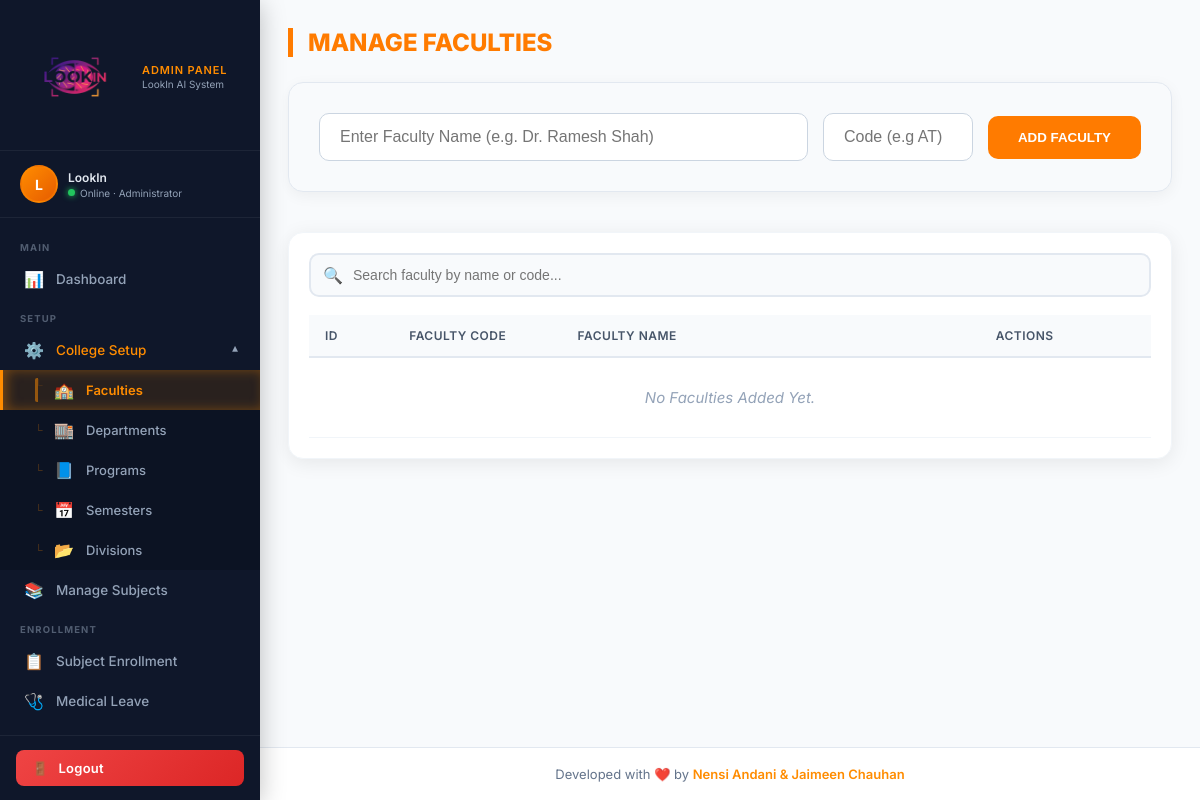
/faculties/ (signed in), run on an earlier commit of the app's database.
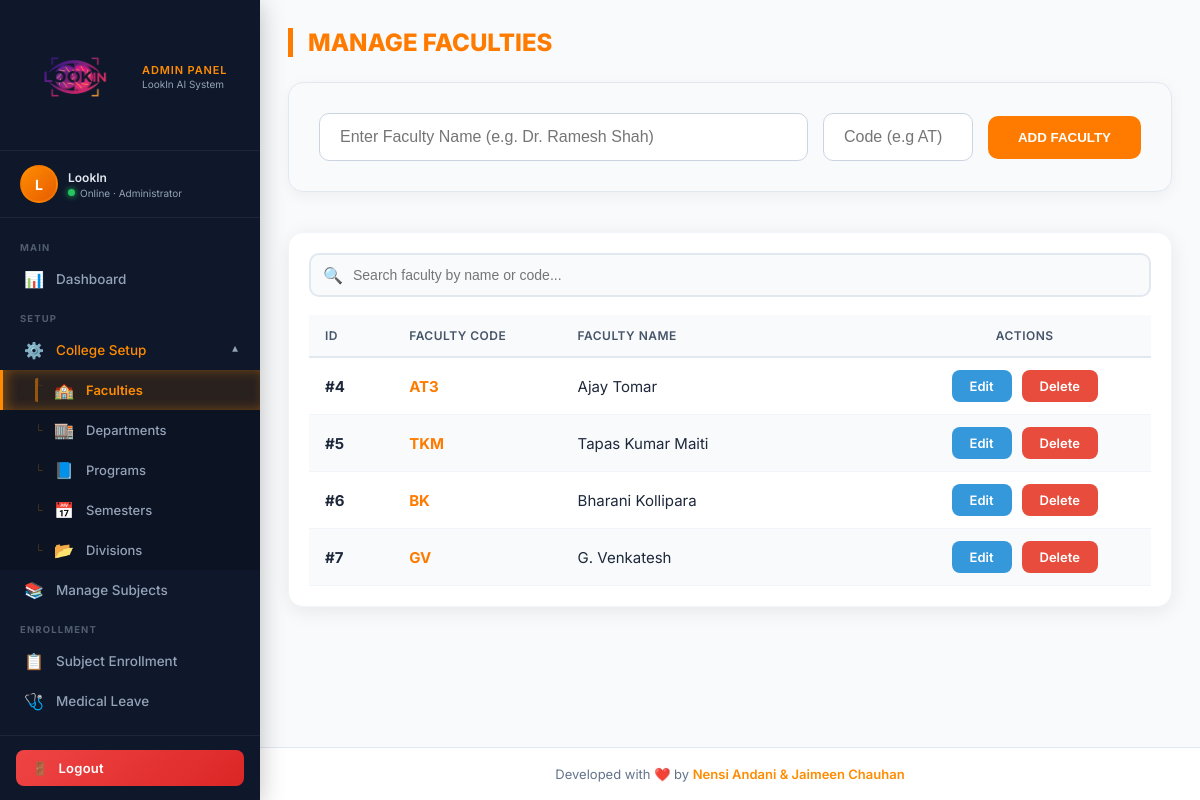
And on a later commit of the database.
### accounts/models.py (models this page shows, shortened)
class Faculty(models.Model):
    name = models.CharField(max_length=100)
    faculty_code = models.CharField(
        max_length=20, unique=True, null=True, blank=True,
        help_text="Short code e.g. AT, TKM, BK"
    )
    created_by = models.ForeignKey(User, on_delete=models.CASCADE, null=True, blank=True, related_name='created_facultys')

### accounts/views.py (the view)
# urls.py: path('faculties/', views.faculties, name='faculties'),
@user_passes_test(admin_check, login_url='admin_login')
@login_required
def faculties(request):
    if request.method == "POST":
        faculty_name = request.POST.get("faculty_name")
        faculty_code = request.POST.get("faculty_code", "").strip() or None
        if faculty_name:
            Faculty.objects.create(name=faculty_name, faculty_code=faculty_code, created_by=request.user)
        return redirect('faculties')
    return render(request, 'adminpanel/faculties.html', {'faculties': isolate_qs(request, Faculty.objects.all()).order_by('id')})

### accounts/views.py (called while the page is built)
def isolate_qs(request, qs):
    if not request.user.is_authenticated:
        return qs.none()
    if getattr(request.user, 'is_superuser', False):
        return qs
    return qs.filter(created_by=request.user)

def admin_check(user):
    return user.is_staff

### accounts/templates/adminpanel/faculties.html (shortened to what this page needs)
{% extends 'adminpanel/base.html' %}
{% block content %}
<h2 class="title">Manage Faculties</h2>
<div class="form-card">
    <form method="POST" action="{% if edit_faculty %}{% url 'edit_faculty' edit_faculty.id %}{% else %}{% url 'faculties' %}{% endif %}">
        <div class="form-group-flex">
            <input type="text" name="faculty_name"
                   placeholder="Enter Faculty Name (e.g. Dr. Ramesh Shah)"
                   value="{% if edit_faculty %}{{ edit_faculty.name }}{% endif %}"
                   required>
            <input type="text" name="faculty_code"
                   placeholder="Code (e.g AT)"
                   value="{% if edit_faculty %}{{ edit_faculty.faculty_code|default_if_none:'' }}{% endif %}"
                   style="max-width: 150px;">
            <button type="submit">
                {% if edit_faculty %}Update Faculty{% else %}Add Faculty{% endif %}
            </button>
        </div>
    </form>
</div>
<div class="table-card">
    <div class="search-wrapper">
        <input type="text" id="facultySearch"
               placeholder="Search faculty by name or code..."
               autocomplete="off">
        <span class="search-icon">🔍</span>
    </div>
    <table id="facultyTable">
        <thead>
            <tr>
                <th style="width: 10%;">ID</th>
                <th style="width: 20%;">Faculty Code</th>
                <th style="width: 40%;">Faculty Name</th>
                <th style="width: 30%; text-align: center;">Actions</th>
            </tr>
        </thead>
        <tbody id="facultyTbody">
            {% for faculty in faculties %}
            <tr class="faculty-row">
                <td><strong>#{{ faculty.id }}</strong></td>
                <td class="searchable-code" style="font-weight: 700; color: #ff7b00;">{{ faculty.faculty_code|default:"—" }}</td>
                <td class="searchable-name">{{ faculty.name }}</td>
                <td>
                    <div class="btn-group" style="justify-content: center;">
                        <a href="{% url 'edit_faculty' faculty.id %}" class="edit-btn">Edit</a>
                        <a href="{% url 'delete_faculty' faculty.id %}" class="delete-btn"
                           onclick="return confirm('Are you sure you want to delete this faculty?')">Delete</a>
                    </div>
                </td>
            </tr>
            {% empty %}
            <tr>
                <td colspan="4" class="empty-msg">No Faculties Added Yet.</td>
            </tr>
            {% endfor %}
        </tbody>
    </table>
</div>
{% endblock %}

### accounts/templates/adminpanel/base.html (shortened to what this page needs)
{% load static %}
<!DOCTYPE html>
<html lang="en">
<head>
</head>
<body>
<aside class="sidebar" id="sidebar">
    <a href="{% url 'admin_dashboard' %}" class="sidebar-logo">
        <img src="{% static 'img/logo2.png' %}" alt="LookIn Logo">
        <div class="logo-label">
            <span>Admin Panel</span>
            <span>LookIn AI System</span>
        </div>
    </a>
    <div class="admin-status">
        <div class="admin-avatar">
            {{ request.user.first_name|slice:":1"|upper|default:request.user.username|slice:":1"|upper }}
        </div>
        <div class="admin-info">
            <div class="admin-name">
                {{ request.user.first_name|default:request.user.username }}
            </div>
            <div class="admin-role">
                <span class="online-dot"></span>
                Online · Administrator
            </div>
        </div>
    </div>
    <nav class="sidebar-nav" id="sidebarNav">
        <div class="nav-section-label">Main</div>
        <a href="{% url 'admin_dashboard' %}" class="nav-item" id="nav-dashboard">
            <span class="nav-icon">📊</span>
            <span class="nav-text">Dashboard</span>
        </a>
        <div class="nav-section-label">Setup</div>
        <div class="nav-group" id="group-setup">
            <div class="nav-group-toggle" id="toggle-setup" onclick="toggleNavGroup('setup')">
                <span class="nav-icon">⚙️</span>
                <span class="nav-text">College Setup</span>
                <span class="toggle-arrow">▼</span>
            </div>
            <div class="nav-group-children" id="children-setup">
                <a href="{% url 'faculties' %}" class="nav-item" id="nav-faculties">
                    <span class="nav-icon">🏫</span>
                    <span class="nav-text">Faculties</span>
                </a>
                <a href="{% url 'departments' %}" class="nav-item" id="nav-departments">
                    <span class="nav-icon">🏬</span>
                    <span class="nav-text">Departments</span>
                </a>
                <a href="{% url 'programs' %}" class="nav-item" id="nav-programs">
                    <span class="nav-icon">📘</span>
                    <span class="nav-text">Programs</span>
                </a>
                <a href="{% url 'semesters' %}" class="nav-item" id="nav-semesters">
                    <span class="nav-icon">📅</span>
                    <span class="nav-text">Semesters</span>
                </a>
                <a href="{% url 'divisions' %}" class="nav-item" id="nav-divisions">
                    <span class="nav-icon">📂</span>
                    <span class="nav-text">Divisions</span>
                </a>
            </div>
        </div>
        <a href="{% url 'subjects' %}" class="nav-item" id="nav-subjects">
            <span class="nav-icon">📚</span>
            <span class="nav-text">Manage Subjects</span>
        </a>
        <div class="nav-section-label">Enrollment</div>
        <a href="{% url 'manage_enrollment' %}" class="nav-item" id="nav-enrollment">
            <span class="nav-icon">📋</span>
            <span class="nav-text">Subject Enrollment</span>
        </a>
        <a href="{% url 'grant_medical_leave' %}" class="nav-item" id="nav-leave">
            <span class="nav-icon">🩺</span>
            <span class="nav-text">Medical Leave</span>
        </a>
        <div class="nav-section-label">Attendance</div>
    </nav>
    <div class="sidebar-footer">
        <a href="{% url 'admin_logout' %}" class="logout-btn">
            <span>🚪</span>
            <span class="btn-text">Logout</span>
        </a>
    </div>
</aside>
<div class="layout-wrapper" id="layoutWrapper">
    <main class="main-content">
        {% block content %}{% endblock %}
    </main>
    <footer class="footer">
        Developed with ❤️ by <span>Nensi Andani &amp; Jaimeen Chauhan</span>
    </footer>
</div>
</body>
</html>

### accounts/templates/adminpanel/faculties.html (style rules this page uses)
.title { color: #ff7b00; font-weight: 800; margin-bottom: 25px; text-transform: uppercase; border-left: 5px solid #ff7b00; padding-left: 15px; font-size: 24px; }
.form-card { background: #f8fafc; padding: 30px; border-radius: 15px; box-shadow: 0 4px 15px rgba(0,0,0,0.05); margin-bottom: 40px; border: 1px solid #e2e8f0; }
.form-group-flex { display: flex; gap: 15px; align-items: center; }
.form-card input { flex: 1; padding: 14px 20px; border: 1px solid #cbd5e1; border-radius: 10px; font-size: 16px; outline: none; transition: 0.3s; }
.form-card button { padding: 14px 30px; background: #ff7b00; border: none; color: white; border-radius: 10px; cursor: pointer; font-weight: bold; text-transform: uppercase; transition: 0.3s; }
.search-wrapper { position: relative; margin-bottom: 18px; }
.search-wrapper .search-icon { position: absolute; left: 14px; top: 50%; transform: translateY(-50%); font-size: 16px; color: #94a3b8; pointer-events: none; transition: color 0.25s; }
.search-wrapper input#facultySearch { width: 100%; padding: 12px 16px 12px 42px; font-size: 14px; border: 2px solid #e2e8f0; border-radius: 10px; background: #f8fafc; color: #1e293b; outline: none; box-sizing: border-box; transition: border-color 0.25s, box-shadow 0.25s, background 0.25s; }
.table-card { background: #fff; padding: 20px; border-radius: 15px; box-shadow: 0 4px 20px rgba(0,0,0,0.08); border: 1px solid #f1f5f9; }
table { width: 100%; border-collapse: collapse; }
thead tr { background: #f8fafc; border-bottom: 2px solid #e2e8f0; }
th { padding: 15px; text-align: left; color: #475569; font-weight: 700; text-transform: uppercase; font-size: 13px; }
td { padding: 15px; color: #1e293b; font-size: 15px; border-bottom: 1px solid #f1f5f9; }
.btn-group { display: flex; gap: 10px; }
.edit-btn { background: #3498db; color: white; border: none; padding: 8px 18px; border-radius: 8px; cursor: pointer; font-size: 13px; font-weight: 600; text-decoration: none; transition: 0.3s; }
.delete-btn { background: #e74c3c; color: white; border: none; padding: 8px 18px; border-radius: 8px; cursor: pointer; font-size: 13px; font-weight: 600; text-decoration: none; transition: 0.3s; }

What changed in the data, as far as the page shows it:
added Faculty: id "4", faculty_code "AT3", name "Ajay Tomar"
added Faculty: id "5", faculty_code "TKM", name "Tapas Kumar Maiti"
added Faculty: id "6", faculty_code "BK", name "Bharani Kollipara"
added Faculty: id "7", faculty_code "GV", name "G. Venkatesh"
Also different on the page:
text no longer shown: "No Faculties Added Yet."
